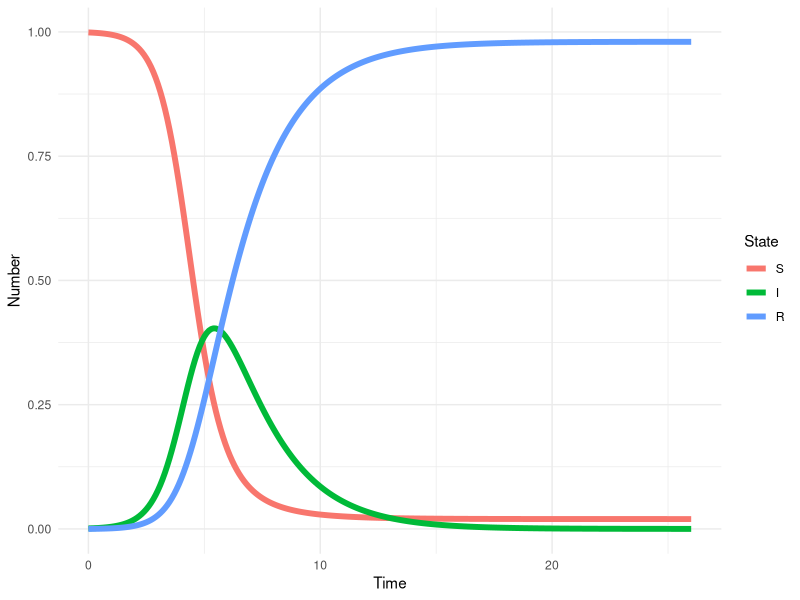

Source code (R):
##workshop

library(deSolve)
library(tidyverse)

theme_set(theme_minimal())

sirmod <- function(t, y, parms) {
  # Pull state variables from y vector
  S <- y[1]
  I <- y[2]
  R <- y[3]

  # Pull parameter values from parms vector
  beta <- parms["beta"]
  mu <- parms["mu"]
  gamma <- parms["gamma"]
  N <- parms["N"]

  # Define equations
  dS <- mu * (N  - S)  - beta * S * I / N
  dI <- beta * S * I / N - (mu + gamma) * I
  dR <- gamma * I - mu * R
  res <- c(dS, dI, dR)

  # Return list of gradients
  list(res)
}


times <- seq(0, 26, by = 1/10)
parms <- c(mu = 0, N = 1, beta =  2, gamma = 1/2)
start <- c(S = 0.999, I = 0.001, R = 0)

out <- ode(y = start, times = times, func = sirmod, parms = parms)
out_df <- as_tibble(out) %>%
  pivot_longer(cols = -time, names_to = "state", values_to = "number") %>%
  mutate(
    time = as.numeric(time),
    number = as.numeric(number),
    state = factor(state, levels = c("S", "I", "R")),
    number = round(number, 6)
  )

ggplot(out_df, aes(x = time, y = number, color = state)) +
  geom_line(linewidth = 2) +
  labs(x = "Time", y = "Number", color = "State")
